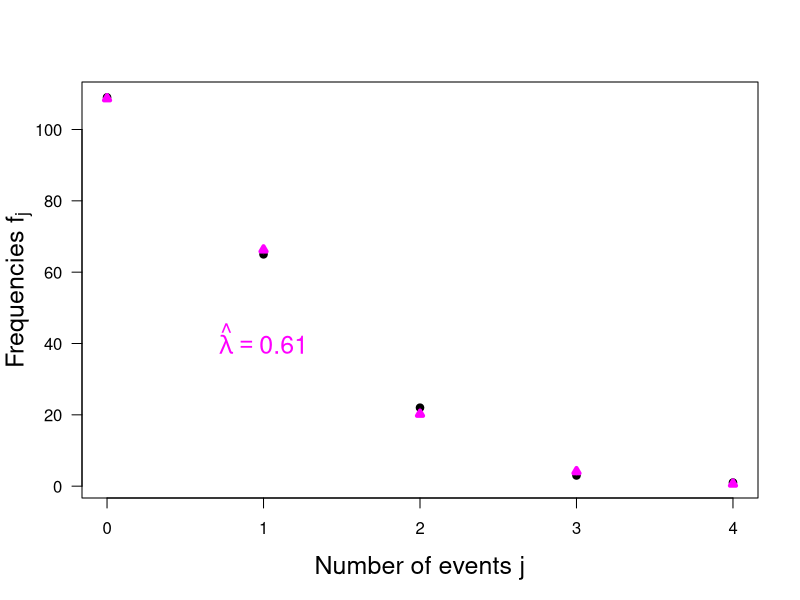

The R source for this figure:
print('file: PointEstFatalHorseKicks.R')
# fatal horse kicks (Barlow, 1999) 
ja=seq(0,4)                    # number of events
frequencies=c(109,65,22,3,1)   # frequencies
lambdaEst=sum(ja*frequencies)/sum(frequencies) # estimate of mean number of deaths per corps per year
pPredict=dpois(ja,lambdaEst) # probabilities based on estimated lambda
relfre=frequencies/sum(frequencies) # relative frequencies
fPredict=pPredict*sum(frequencies)  # predicted frequencies
# ---------- plots:
sflag = 1
if (sflag == 1) {
  # png('FatalHorseKicksF170720.png',width=16,height=16,units='cm',res=300)
  plot(ja,frequencies,type='p',col='black',xlab='Number of events j',ylab='',
       main='',lwd=4,cex=0.6,las=1,cex.lab=1.5)
  title(ylab=expression(paste('Frequencies ',f[j])),line=2.3,cex.lab=1.5)
  points(ja,fPredict,col='magenta',lwd=4,cex=0.6,pch=24)
  text(lambdaEst,40,pos=4,bquote(~hat(lambda) == .(lambdaEst)),col='magenta',cex=1.5)
  # dev.off()
}
if (sflag == 2) {
  # png('FatalHorseKicksP170720.png',width=16,height=16,units='cm',res=300)
  plot(ja,relfre,type='p',col='black',las=1,cex=0.6,main='',xlab='Number of events j',
       ylab='',lwd=4,cex.lab=1.5)
  title(ylab='Probability, relative frequency',line=2.5,cex.lab=1.5)
  points(ja,pPredict,col='magenta',lwd=4,cex=0.6,pch=24)
  text(lambdaEst,0.2,pos=4,bquote(~hat(lambda) == .(lambdaEst)),col='magenta',cex=1.5)
  # dev.off()
}
